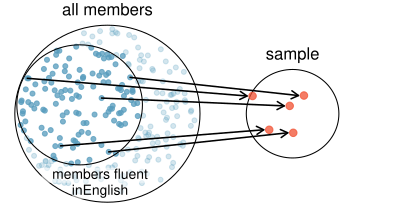

R code for this plot:
library(openintro)
data(COL)

set.seed(52)
myPDF("sampleNonResponseHealthPlan.pdf",
      4,
      2.1,
      mar = rep(0, 4))

plot(c(0, 2),
     c(0, 1.1),
     type='n',
     axes=FALSE)
temp <- seq(0, 2 * pi, 2 * pi / 100)
x <- 0.5 + 0.5 * cos(temp)
y <- 0.5 + 0.5 * sin(temp)
lines(x, y)

s <- matrix(runif(700), ncol = 2)
S <- matrix(NA, 350, 2)
j <- 0
sub <- rep(FALSE, 1000)
for (i in 1:nrow(s)) {
  if (sum((s[i,] - 0.5)^2) < 0.23) {
    j <- j + 1
    S[j, ] <- s[i, ]
  }
  if (sum((s[i, ] - c(-0.15, 0.05) - 0.5)^2) < 0.115) {
    sub[j] <- TRUE
  }
}
points(S, col = COL[1, 4 - 2 * sub], pch = 20)
text(0.5, 1, 'all members', pos = 3)
lines((x - 0.5) * 2 * sqrt(0.115) + 0.35,
      (y - 0.5) * 2 * sqrt(0.115) + 0.55)

set.seed(7)
N <- sample((1:j)[sub], 25)
lines((x - 0.5) / 2 + 1.5,
      (y - 0.5) / 2 + 0.5,
      pch=20)

SS <- (S[N, ] - 0.5) / 2 + 0.5
these <- c(2, 5, 6, 7, 15)
points(SS[these, 1] + 1,
       SS[these, 2],
       col = COL[4, 2],
       pch = 20,
       cex = 1.5)
text(1.5, 0.75, 'sample', pos=3)

for(i in these){
  arrows(S[N[i], 1],
         S[N[i], 2],
         SS[i, 1] + 1 - 0.03,
         SS[i, 2],
         length=0.08,
         col=COL[5],
         lwd=1.5)
}
rect(0.145, 0.195, 0.775, 0.11,
     border="#00000000",
     col="#FFFFFF88")
rect(0.31, 0.018, 0.605, 0.11,
     border="#00000000",
     col="#FFFFFF88")
text(0.46, 0.5 + 0.06 - sqrt(0.115),
     'members fluent\ninEnglish',
     pos=1,
     cex=0.8)
dev.off()
